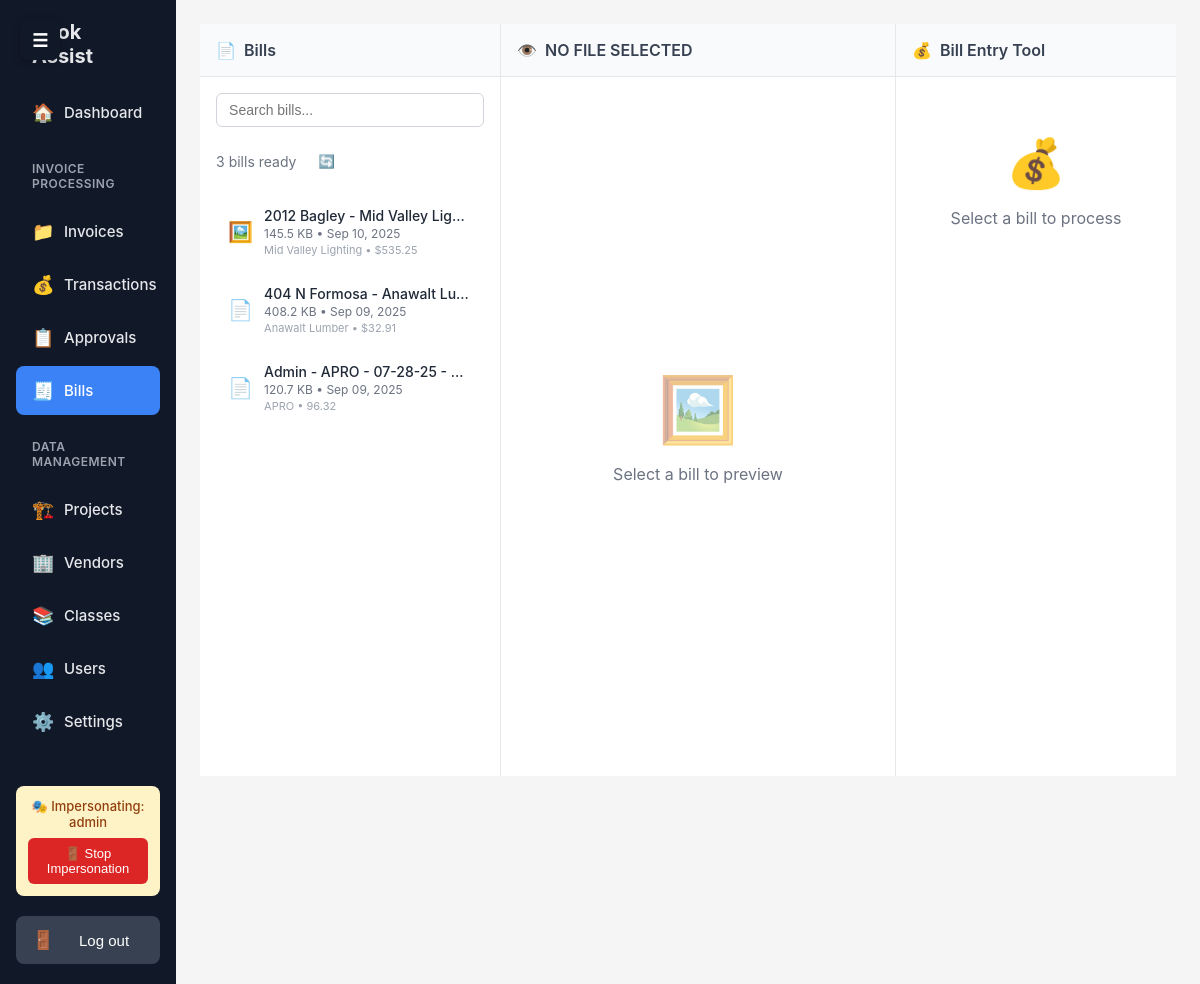
The app's page /bills/ (signed in), older data.
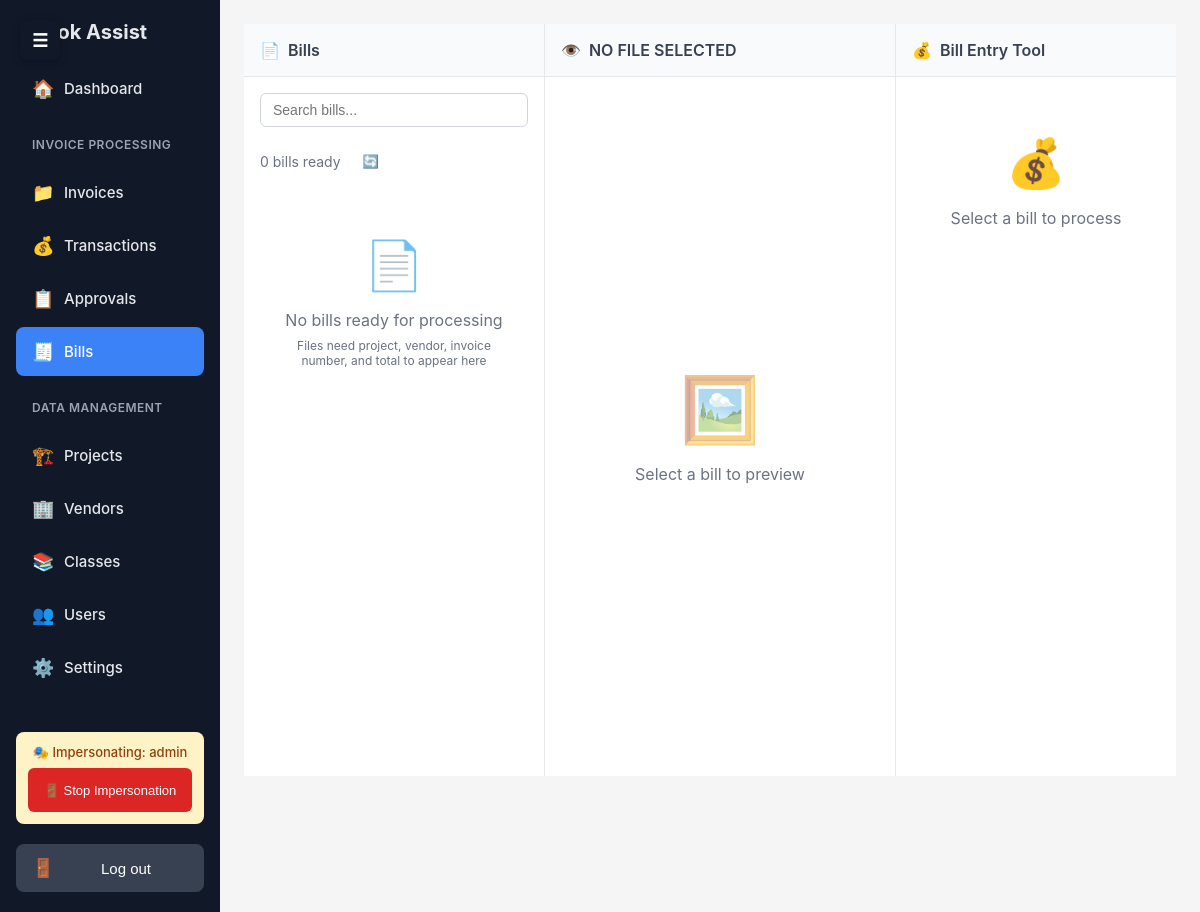
The same page, newer data.
### core/models.py (models this page shows, shortened)
class File(models.Model):
    name = models.CharField(max_length=255)
    file = models.FileField(upload_to='files/')
    file_type = models.CharField(max_length=50, blank=True)
    size = models.BigIntegerField(default=0)
    uploaded_by = models.ForeignKey(User, on_delete=models.CASCADE)
    uploaded_at = models.DateTimeField(auto_now_add=True)
    description = models.TextField(blank=True)
    project = models.CharField(max_length=255, blank=True)
    vendor = models.CharField(max_length=255, blank=True)
    date = models.CharField(max_length=20, blank=True)
    invoice_number = models.CharField(max_length=50, blank=True)
    total = models.CharField(max_length=20, blank=True, default='$0.00')
    is_paid = models.BooleanField(default=False)
    payment_method = models.CharField(max_length=20, blank=True)  # 'check' or 'credit_card'
    paid_at = models.DateTimeField(null=True, blank=True)
    attached_transaction = models.ForeignKey('Transaction', on_delete=models.SET_NULL, null=True, blank=True, related_name='attached_files')
    approval_status = models.CharField(
        max_length=20,
        choices=[
            ('pending', 'Pending'),
            ('approved', 'Approved'),
            ('on_hold', 'On Hold'),
            ('rejected', 'Rejected'),
        ],
        default='pending'
    )
    approval_comment = models.TextField(blank=True)
    approved_by = models.ForeignKey(User, on_delete=models.SET_NULL, null=True, blank=True, related_name='approved_files')
    approved_at = models.DateTimeField(null=True, blank=True)
    selected_class = models.ForeignKey('Class', on_delete=models.SET_NULL, null=True, blank=True, related_name='assigned_files', help_text="Class selected during approval process")
    class Meta:
        ordering = ['-uploaded_at']
    @property
    def file_size_display(self):
        size = self.size
        for unit in ['B', 'KB', 'MB', 'GB']:
            if size < 1024.0:
                return f"{size:.1f} {unit}"
            size /= 1024.0
        return f"{size:.1f} TB"

### core/views.py (the view)
# urls.py: path("bills/", views.bills_list, name="bills_list"),
@login_required
@admin_or_staff_required
def bills_list(request):
    files = File.objects.filter(
        project__isnull=False,
        vendor__isnull=False,
        invoice_number__isnull=False,
        total__isnull=False,
        approval_status='approved'  # Only show approved files
    ).exclude(project='', vendor='', invoice_number='', total='$0.00').order_by('-uploaded_at')
    files_json = []
    for file in files:
        attached_transaction = None
        if file.attached_transaction:
            attached_transaction = {
                'id': file.attached_transaction.id,
                'date': file.attached_transaction.date.strftime('%m/%d/%Y'),
                'amount': file.attached_transaction.amount_display,
                'description': file.attached_transaction.description,
                'card_holder': file.attached_transaction.card_holder,
                'status': file.attached_transaction.status
            }
        class_info = None
        if file.selected_class:
            class_info = {
                'id': file.selected_class.id,
                'name': file.selected_class.name,
                'color': file.selected_class.color
            }
        files_json.append({
            'id': file.id,
            'name': file.name,
            'file_type': file.file_type,
            'file_size_display': file.file_size_display,
            'uploaded_at': file.uploaded_at.strftime('%b %d, %Y'),
            'description': file.description or '',
            'file': file.file.name if file.file else '',
            'project': file.project or '',
            'vendor': file.vendor or '',
            'date': file.date or '',
            'invoice_number': file.invoice_number or '',
            'total': file.total or '$0.00',
            'is_paid': file.is_paid,
            'payment_method': file.payment_method or '',
            'paid_at': file.paid_at.strftime('%b %d, %Y') if file.paid_at else '',
            'attached_transaction': attached_transaction,
            'selected_class': class_info
        })
    return render(request, "bills.html", {
        "files": files,
        "files_json": json.dumps(files_json)
    })

### core/models.py (called while the page is built)
    @property
    def amount_display(self):
        if self.amount >= 0:
            return f"+${self.amount:,.2f}"
        else:
            return f"-${abs(self.amount):,.2f}"

### core/views.py (called while the page is built, shortened)
def admin_or_staff_required(view_func):
    @wraps(view_func)
    def wrapper(request, *args, **kwargs):
        return view_func(request, *args, **kwargs)
    return wrapper

### core/templates/bills.html (shortened to what this page needs)
{% extends "base.html" %}
{% block content %}
<div class="bills-layout">
  <div class="panel left-panel">
    <div class="panel-header">
      <span>📄</span>
      <span>Bills</span>
    </div>
    <div class="panel-content">
      <input type="text" class="search-box" placeholder="Search bills..." id="search-input">
      <div style="display: flex; align-items: center; gap: 8px; margin-bottom: 12px; font-size: 14px; color: #6b7280;">
        <span>{{ files|length }} bills ready</span>
        <button onclick="location.reload()" style="background: none; border: none; cursor: pointer; padding: 4px;">🔄</button>
      </div>
      <div id="file-list">
        {% for file in files %}
          <div class="file-item" data-file-id="{{ file.id }}">
            <div class="file-icon">
              {% if file.file_type == '.pdf' %}📄
              {% elif file.file_type == '.doc' or file.file_type == '.docx' %}📝
              {% elif file.file_type == '.jpg' or file.file_type == '.jpeg' or file.file_type == '.png' %}🖼️
              {% elif file.file_type == '.zip' or file.file_type == '.rar' %}📦
              {% else %}📁{% endif %}
            </div>
            <div class="file-info">
              <div class="file-name">{{ file.name }}</div>
              <div class="file-meta">{{ file.file_size_display }} • {{ file.uploaded_at|date:"M d, Y" }}</div>
              <div class="file-details">{{ file.vendor }} • {{ file.total }}{% if file.is_paid %} • ✅ Paid{% endif %}</div>
            </div>
          </div>
        {% empty %}
          <div style="text-align: center; color: #6b7280; padding: 40px 20px;">
            <div style="font-size: 48px; margin-bottom: 16px;">📄</div>
            <div>No bills ready for processing</div>
            <div style="font-size: 12px; margin-top: 8px;">Files need project, vendor, invoice number, and total to appear here</div>
          </div>
        {% endfor %}
      </div>
    </div>
  </div>
  <div class="panel middle-panel">
    <div class="panel-header">
      <span>👁️</span>
      <span id="preview-title">NO FILE SELECTED</span>
    </div>
    <div class="panel-content">
      <div class="preview-area" id="preview-area">
        <div class="preview-icon">🖼️</div>
        <div>Select a bill to preview</div>
      </div>
    </div>
  </div>
  <div class="panel right-panel">
    <div class="panel-header">
      <span>💰</span>
      <span>Bill Entry Tool</span>
    </div>
    <div class="panel-content">
      <div id="bill-entry-content">
        <div style="text-align: center; color: #6b7280; padding: 40px 20px;">
          <div style="font-size: 48px; margin-bottom: 16px;">💰</div>
          <div>Select a bill to process</div>
        </div>
      </div>
    </div>
  </div>
</div>
{% endblock %}

### core/templates/base.html (shortened to what this page needs)
<!doctype html>
<html>
<head>
</head>
<body>
  <div class="sidebar-toggle" onclick="toggleSidebar()">
    <span class="toggle-icon">☰</span>
  </div>
  <div class="layout">
    <aside id="sidebar">
      {% block sidebar %}{% include "partials/sidebar.html" %}{% endblock %}
    </aside>
    <main>
      {% block content %}{% endblock %}
    </main>
  </div>
</body>
</html>

### core/templates/partials/sidebar.html (shortened to what this page needs)
<nav>
    <div class="brand">Book Assist</div>
    {% if user.is_staff %}
    <a href="{% url 'dashboard' %}" class="nav-link {% if request.path == '/' %}active{% endif %}">
      <span class="nav-icon">🏠</span>
      <span class="nav-text">Dashboard</span>
    </a>
    <div class="nav-section">
        <div class="nav-section-title">Invoice Processing</div>
        <a href="{% url 'file_manager' %}" class="nav-link {% if request.path|slice:':7' == '/files/' %}active{% endif %}">
          <span class="nav-icon">📁</span>
          <span class="nav-text">Invoices</span>
        </a>
        <a href="{% url 'transactions_list' %}" class="nav-link {% if request.path|slice:':13' == '/transactions' %}active{% endif %}">
          <span class="nav-icon">💰</span>
          <span class="nav-text">Transactions</span>
        </a>
        <a href="{% url 'approvals_list' %}" class="nav-link {% if request.path|slice:':11' == '/approvals/' %}active{% endif %}">
          <span class="nav-icon">📋</span>
          <span class="nav-text">Approvals</span>
        </a>
        <a href="{% url 'bills_list' %}" class="nav-link {% if request.path|slice:':7' == '/bills/' %}active{% endif %}">
          <span class="nav-icon">🧾</span>
          <span class="nav-text">Bills</span>
        </a>
    </div>
    <div class="nav-section">
        <div class="nav-section-title">Data Management</div>
        <a href="{% url 'projects_list' %}" class="nav-link {% if request.path|slice:':9' == '/projects' %}active{% endif %}">
          <span class="nav-icon">🏗️</span>
          <span class="nav-text">Projects</span>
        </a>
        <a href="{% url 'vendors_list' %}" class="nav-link {% if request.path|slice:':8' == '/vendors' %}active{% endif %}">
          <span class="nav-icon">🏢</span>
          <span class="nav-text">Vendors</span>
        </a>
        <a href="{% url 'classes_list' %}" class="nav-link {% if request.path|slice:':8' == '/classes' %}active{% endif %}">
          <span class="nav-icon">📚</span>
          <span class="nav-text">Classes</span>
        </a>
        <a href="{% url 'users_list' %}" class="nav-link {% if request.path|slice:':7' == '/users/' %}active{% endif %}">
          <span class="nav-icon">👥</span>
          <span class="nav-text">Users</span>
        </a>
        <a href="/settings/" class="nav-link {% if request.path|slice:':9' == '/settings' %}active{% endif %}">
          <span class="nav-icon">⚙️</span>
          <span class="nav-text">Settings</span>
        </a>
    </div>
    {% endif %}
    <div class="spacer"></div>
    {% if request.session.impersonated_by %}
    <div class="impersonation-notice">
      <div class="impersonation-text">
        🎭 Impersonating: {{ user.username }}
      </div>
      <button onclick="stopImpersonation()" class="impersonation-btn">
        🚪 Stop Impersonation
      </button>
    </div>
    {% endif %}
    <form class="logout" method="post" action="{% url 'logout' %}">
      <button type="submit" class="logout-btn">
        <span class="nav-icon">🚪</span>
        <span class="nav-text">Log out</span>
      </button>
    </form>
  </nav>

### core/templates/base.html (style rules this page uses)
* { box-sizing: border-box; -webkit-tap-highlight-color: transparent; }
body { margin: 0; padding: 0; font-family: -apple-system, BlinkMacSystemFont, 'Segoe UI', Roboto, Oxygen, Ubuntu, Cantarell, sans-serif; background: #f5f5f5; overflow-x: hidden; -webkit-font-smoothing: antialiased; -moz-osx-font-smoothing: grayscale; }
.layout { display: flex; min-height: 100vh; position: relative; }
aside { position: fixed; top: 0; left: -280px; width: 280px; height: 100vh; background: #111827; color: #e5e7eb; padding: 20px 16px; z-index: 1000; transition: left 0.3s ease; overflow-y: auto; -webkit-overflow-scrolling: touch; }
main { flex: 1; padding: 24px; padding-top: 80px; min-height: 100vh; }
@media (min-width: 768px) { aside { position: static; left: 0; width: 220px; height: auto; transform: none; transition: all 0.3s ease; } }
@media (min-width: 768px) { main { padding-top: 24px; transition: all 0.3s ease; } }
aside a { color: #e5e7eb; text-decoration: none; display: block; padding: 12px 16px; border-radius: 8px; margin-bottom: 4px; font-size: 15px; transition: all 0.2s ease; }
aside a.active, aside a:hover { background: #1f2937; }
.nav-link { display: flex; align-items: center; gap: 12px; padding: 14px 16px; border-radius: 8px; margin-bottom: 4px; font-size: 15px; transition: all 0.2s ease; min-height: 48px; touch-action: manipulation; }
.nav-link.active { background: #3b82f6; color: white; }
.nav-icon { font-size: 18px; width: 20px; text-align: center; flex-shrink: 0; }
.nav-text { flex: 1; font-weight: 500; }
.impersonation-notice { background: #fef3c7; color: #92400e; padding: 12px; margin-bottom: 12px; border-radius: 8px; font-size: 13px; text-align: center; }
.impersonation-text { margin-bottom: 8px; font-weight: 500; }
.impersonation-btn { width: 100%; padding: 8px 12px; border: 0; border-radius: 6px; background: #dc2626; color: #fff; cursor: pointer; font-size: 13px; font-weight: 500; transition: background 0.2s ease; touch-action: manipulation; }
.logout-btn { display: flex; align-items: center; gap: 12px; width: 100%; padding: 14px 16px; border: 0; border-radius: 8px; background: #374151; color: #fff; cursor: pointer; font-size: 15px; font-weight: 500; transition: all 0.2s ease; min-height: 48px; touch-action: manipulation; }
.brand { font-weight: 700; margin-bottom: 20px; font-size: 20px; padding: 0 16px; }
.spacer { height: 16px; }
form.logout { margin-top: 20px; }
form.logout button { width: 100%; padding: 12px 16px; border: 0; border-radius: 8px; background: #374151; color: #fff; cursor: pointer; font-size: 15px; transition: background 0.2s ease; }
.nav-section { margin: 24px 0; }
.nav-section-title { font-size: 12px; font-weight: 600; text-transform: uppercase; letter-spacing: 0.5px; color: #9ca3af; margin-bottom: 16px; padding: 0 16px; }
.nav-section a { margin-left: 0; }
.btn, button, input[type="submit"] { min-height: 44px; min-width: 44px; }
a, button, input, select, textarea { touch-action: manipulation; }
.touch-feedback { transition: transform 0.1s ease, background-color 0.1s ease; }
.sidebar-toggle { position: fixed; top: 20px; left: 20px; z-index: 1002; background: #111827; color: white; border: none; border-radius: 8px; width: 40px; height: 40px; display: flex; align-items: center; justify-content: center; cursor: pointer; transition: all 0.3s ease; box-shadow: 0 2px 8px rgba(0,0,0,0.2); }
.sidebar-toggle .toggle-icon { font-size: 18px; font-weight: bold; }

### core/templates/bills.html (style rules this page uses)
.bills-layout { display: flex; height: calc(100vh - 48px); gap: 1px; background: #e5e7eb; }
.panel { background: white; display: flex; flex-direction: column; }
.left-panel { width: 25%; min-width: 300px; }
.middle-panel { width: 50%; flex: 1; }
.right-panel { width: 25%; min-width: 280px; }
.panel-header { padding: 16px; border-bottom: 1px solid #e5e7eb; background: #f9fafb; font-weight: 600; color: #374151; display: flex; align-items: center; gap: 8px; }
.panel-content { flex: 1; padding: 16px; overflow-y: auto; }
.search-box { width: 100%; padding: 8px 12px; border: 1px solid #d1d5db; border-radius: 6px; margin-bottom: 12px; font-size: 14px; }
.preview-area { display: flex; flex-direction: column; align-items: center; justify-content: center; height: 100%; color: #6b7280; }
.preview-icon { font-size: 64px; margin-bottom: 16px; opacity: 0.5; }

Row changes from the older to the newer data that the page shows:
no longer on this page (row edited): File: name "2012 Bagley - Mid Valley Lig…", file_size_display "145.5 KB", uploaded_at "Sep 10, 2025", vendor "Mid Valley Lighting", total "$535.25"
no longer on this page (row edited): File: name "404 N Formosa - Anawalt Lu…", file_size_display "408.2 KB", uploaded_at "Sep 09, 2025", vendor "Anawalt Lumber", total "$32.91"
no longer on this page (row edited): File: name "Admin - APRO - 07-28-25 -…", file_size_display "120.7 KB", uploaded_at "Sep 09, 2025", vendor "APRO", total "96.32"
Text that changed along with them:
{{ files|length }}: "3" → "0"
text now shown: "📄 No bills ready for processing Files need project, vendor, invoice number, and total to appear here"
